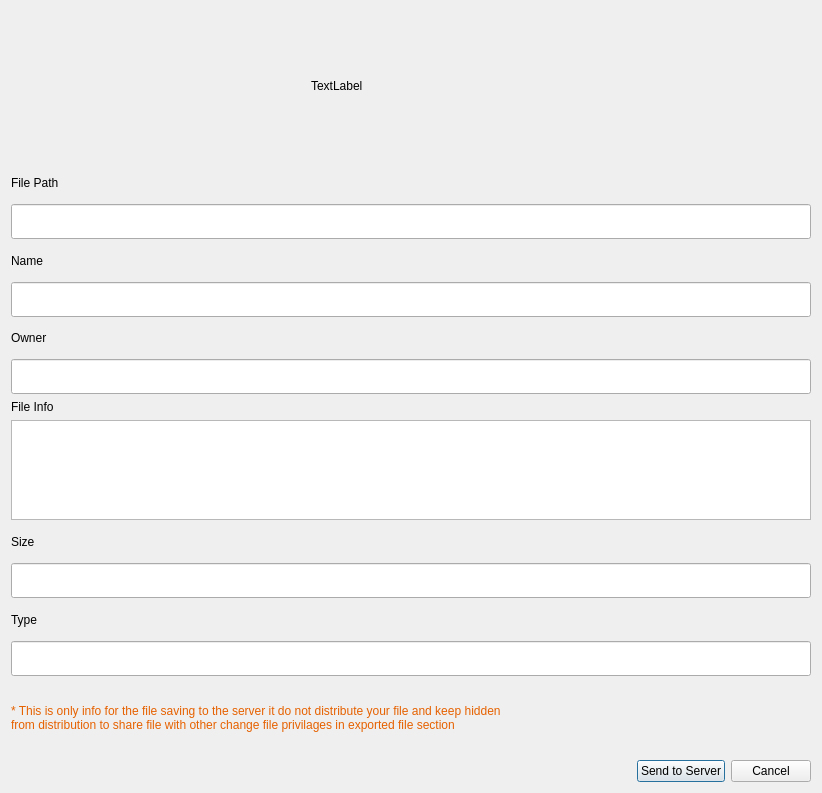
<?xml version="1.0" encoding="UTF-8"?>
<ui version="4.0">
 <class>Dialog</class>
 <widget class="QDialog" name="Dialog">
  <property name="geometry">
   <rect>
    <x>0</x>
    <y>0</y>
    <width>822</width>
    <height>793</height>
   </rect>
  </property>
  <property name="windowTitle">
   <string>File Upload Info</string>
  </property>
  <layout class="QVBoxLayout" name="verticalLayout_7">
   <item>
    <layout class="QHBoxLayout" name="horizontalLayout">
     <item>
      <spacer name="horizontalSpacer">
       <property name="orientation">
        <enum>Qt::Horizontal</enum>
       </property>
       <property name="sizeHint" stdset="0">
        <size>
         <width>238</width>
         <height>20</height>
        </size>
       </property>
      </spacer>
     </item>
     <item>
      <widget class="QLabel" name="file_icon_label">
       <property name="sizePolicy">
        <sizepolicy hsizetype="Fixed" vsizetype="Fixed">
         <horstretch>0</horstretch>
         <verstretch>0</verstretch>
        </sizepolicy>
       </property>
       <property name="minimumSize">
        <size>
         <width>200</width>
         <height>150</height>
        </size>
       </property>
       <property name="text">
        <string>TextLabel</string>
       </property>
      </widget>
     </item>
     <item>
      <spacer name="horizontalSpacer_2">
       <property name="orientation">
        <enum>Qt::Horizontal</enum>
       </property>
       <property name="sizeHint" stdset="0">
        <size>
         <width>278</width>
         <height>20</height>
        </size>
       </property>
      </spacer>
     </item>
    </layout>
   </item>
   <item>
    <layout class="QVBoxLayout" name="verticalLayout">
     <item>
      <widget class="QLabel" name="label_7">
       <property name="text">
        <string>File Path</string>
       </property>
      </widget>
     </item>
     <item>
      <widget class="QLineEdit" name="file_path_input">
       <property name="minimumSize">
        <size>
         <width>0</width>
         <height>35</height>
        </size>
       </property>
      </widget>
     </item>
    </layout>
   </item>
   <item>
    <layout class="QVBoxLayout" name="verticalLayout_2">
     <item>
      <widget class="QLabel" name="label_6">
       <property name="text">
        <string>Name</string>
       </property>
      </widget>
     </item>
     <item>
      <widget class="QLineEdit" name="file_name_input">
       <property name="minimumSize">
        <size>
         <width>0</width>
         <height>35</height>
        </size>
       </property>
      </widget>
     </item>
    </layout>
   </item>
   <item>
    <layout class="QVBoxLayout" name="verticalLayout_3">
     <item>
      <widget class="QLabel" name="label_2">
       <property name="text">
        <string>Owner</string>
       </property>
      </widget>
     </item>
     <item>
      <widget class="QLineEdit" name="file_owner_input">
       <property name="minimumSize">
        <size>
         <width>0</width>
         <height>35</height>
        </size>
       </property>
      </widget>
     </item>
    </layout>
   </item>
   <item>
    <layout class="QVBoxLayout" name="verticalLayout_4">
     <item>
      <widget class="QLabel" name="label_3">
       <property name="text">
        <string>File Info</string>
       </property>
      </widget>
     </item>
     <item>
      <widget class="QTextEdit" name="file_info_text">
       <property name="sizePolicy">
        <sizepolicy hsizetype="Expanding" vsizetype="Maximum">
         <horstretch>0</horstretch>
         <verstretch>0</verstretch>
        </sizepolicy>
       </property>
       <property name="minimumSize">
        <size>
         <width>250</width>
         <height>80</height>
        </size>
       </property>
       <property name="maximumSize">
        <size>
         <width>16777215</width>
         <height>100</height>
        </size>
       </property>
      </widget>
     </item>
    </layout>
   </item>
   <item>
    <layout class="QVBoxLayout" name="verticalLayout_5">
     <item>
      <widget class="QLabel" name="label_4">
       <property name="text">
        <string>Size</string>
       </property>
      </widget>
     </item>
     <item>
      <widget class="QLineEdit" name="file_size_input">
       <property name="minimumSize">
        <size>
         <width>0</width>
         <height>35</height>
        </size>
       </property>
      </widget>
     </item>
    </layout>
   </item>
   <item>
    <layout class="QVBoxLayout" name="verticalLayout_6">
     <item>
      <widget class="QLabel" name="label_5">
       <property name="text">
        <string>Type</string>
       </property>
      </widget>
     </item>
     <item>
      <widget class="QLineEdit" name="file_type_input">
       <property name="minimumSize">
        <size>
         <width>0</width>
         <height>35</height>
        </size>
       </property>
      </widget>
     </item>
    </layout>
   </item>
   <item>
    <widget class="QLabel" name="label_8">
     <property name="styleSheet">
      <string notr="true">color: rgb(230, 97, 0);</string>
     </property>
     <property name="text">
      <string>&lt;html&gt;&lt;head/&gt;&lt;body&gt;&lt;p&gt;* This is only info for the file saving to the server it do not distribute your file and keep hidden &lt;br/&gt;from distribution to share file with other change file privilages in exported file section&lt;/p&gt;&lt;/body&gt;&lt;/html&gt;</string>
     </property>
     <property name="textFormat">
      <enum>Qt::RichText</enum>
     </property>
    </widget>
   </item>
   <item>
    <layout class="QHBoxLayout" name="horizontalLayout_2">
     <item>
      <spacer name="horizontalSpacer_3">
       <property name="orientation">
        <enum>Qt::Horizontal</enum>
       </property>
       <property name="sizeHint" stdset="0">
        <size>
         <width>288</width>
         <height>20</height>
        </size>
       </property>
      </spacer>
     </item>
     <item>
      <widget class="QPushButton" name="send_button">
       <property name="text">
        <string>Send to Server</string>
       </property>
      </widget>
     </item>
     <item>
      <widget class="QPushButton" name="cancel_button">
       <property name="text">
        <string>Cancel</string>
       </property>
      </widget>
     </item>
    </layout>
   </item>
  </layout>
 </widget>
 <resources/>
 <connections/>
</ui>
